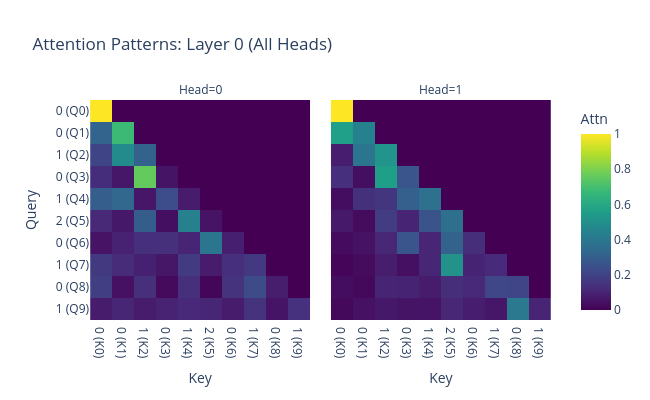
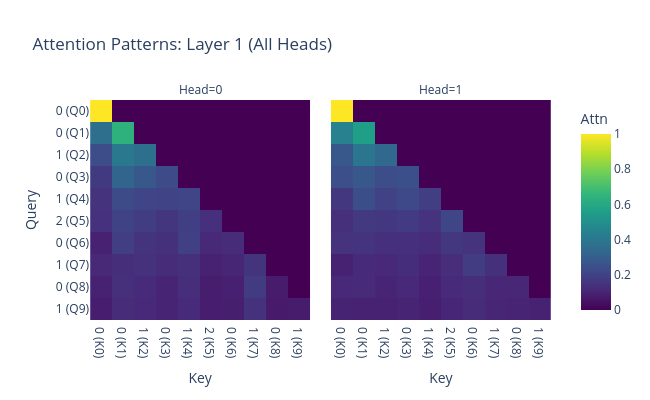

The notebook cell saved with these charts, in order:
### Code cell
history=process.generate_process_history(total_length=10)
input_seq=torch.tensor([history.symbols],dtype=torch.long,device=device)
# input_seq=torch.tensor([1,1,0,2,1,1,1,2,2,2],dtype=torch.long,device=device)
print(input_seq)
logits, cache = model.run_with_cache(input_seq)
token_labels = [str(t.item()) for t in input_seq[0]]
plot_attention_heatmap(cache, layer_idx=None, head_idx=None, tokens=token_labels)

print(f"model{model_name}")

### Figure 1 — Plotly figure (JSON) as saved in the notebook; plotly's stock layout.template omitted (floating-point values rounded to 4 significant figures)
{"data": [{"coloraxis": "coloraxis", "hovertemplate": "Key: %{x}<br>Query: %{y}<br>Attn: %{z}<extra></extra>", "name": "0", "type": "heatmap", "x": ["0 (K0)", "0 (K1)", "1 (K2)", "0 (K3)", "1 (K4)", "2 (K5)", "0 (K6)", "1 (K7)", "0 (K8)", "1 (K9)"], "xaxis": "x", "y": ["0 (Q0)", "0 (Q1)", "1 (Q2)", "0 (Q3)", "1 (Q4)", "2 (Q5)", "0 (Q6)", "1 (Q7)", "0 (Q8)", "1 (Q9)"], "yaxis": "y", "z": [[1.0, 0.0, 0.0, 0.0, 0.0, 0.0, 0.0, 0.0, 0.0, 0.0], [0.3191, 0.6809, 0.0, 0.0, 0.0, 0.0, 0.0, 0.0, 0.0, 0.0], [0.2066, 0.4789, 0.3145, 0.0, 0.0, 0.0, 0.0, 0.0, 0.0, 0.0], [0.1285, 0.06144, 0.7564, 0.05366, 0.0, 0.0, 0.0, 0.0, 0.0, 0.0], [0.2979, 0.3291, 0.06284, 0.2345, 0.07566, 0.0, 0.0, 0.0, 0.0, 0.0], [0.1128, 0.06427, 0.2955, 0.04097, 0.435, 0.05144, 0.0, 0.0, 0.0, 0.0], [0.05234, 0.09484, 0.1351, 0.1379, 0.09947, 0.3946, 0.08572, 0.0, 0.0, 0.0], [0.1695, 0.1236, 0.08996, 0.05995, 0.1751, 0.07809, 0.1354, 0.1684, 0.0, 0.0], [0.1842, 0.04498, 0.1381, 0.02538, 0.1338, 0.01336, 0.1487, 0.2331, 0.07845, 0.0], [0.07716, 0.1052, 0.07817, 0.09753, 0.115, 0.1063, 0.0783, 0.1475, 0.05413, 0.1407]]}, {"coloraxis": "coloraxis", "hovertemplate": "Key: %{x}<br>Query: %{y}<br>Attn: %{z}<extra></extra>", "name": "1", "type": "heatmap", "x": ["0 (K0)", "0 (K1)", "1 (K2)", "0 (K3)", "1 (K4)", "2 (K5)", "0 (K6)", "1 (K7)", "0 (K8)", "1 (K9)"], "xaxis": "x2", "y": ["0 (Q0)", "0 (Q1)", "1 (Q2)", "0 (Q3)", "1 (Q4)", "2 (Q5)", "0 (Q6)", "1 (Q7)", "0 (Q8)", "1 (Q9)"], "yaxis": "y2", "z": [[1.0, 0.0, 0.0, 0.0, 0.0, 0.0, 0.0, 0.0, 0.0, 0.0], [0.5584, 0.4416, 0.0, 0.0, 0.0, 0.0, 0.0, 0.0, 0.0, 0.0], [0.08377, 0.3945, 0.5217, 0.0, 0.0, 0.0, 0.0, 0.0, 0.0, 0.0], [0.135, 0.03921, 0.5592, 0.2665, 0.0, 0.0, 0.0, 0.0, 0.0, 0.0], [0.03483, 0.1395, 0.1544, 0.3, 0.3713, 0.0, 0.0, 0.0, 0.0, 0.0], [0.06734, 0.03153, 0.1792, 0.1003, 0.259, 0.3627, 0.0, 0.0, 0.0, 0.0], [0.02963, 0.04899, 0.1082, 0.2645, 0.103, 0.3128, 0.1328, 0.0, 0.0, 0.0], [0.01452, 0.03173, 0.08172, 0.04388, 0.1051, 0.5085, 0.09645, 0.1181, 0.0, 0.0], [0.03522, 0.02242, 0.1009, 0.0968, 0.07632, 0.1327, 0.11, 0.2154, 0.2102, 0.0], [0.02285, 0.04471, 0.06423, 0.05355, 0.05553, 0.1075, 0.08347, 0.06131, 0.4077, 0.09908]]}], "layout": {"annotations": [{"font": {}, "showarrow": false, "text": "Head=0", "x": 0.2497, "xanchor": "center", "xref": "paper", "y": 1, "yanchor": "bottom", "yref": "paper"}, {"font": {}, "showarrow": false, "text": "Head=1", "x": 0.7502, "xanchor": "center", "xref": "paper", "y": 1, "yanchor": "bottom", "yref": "paper"}], "coloraxis": {"cmax": 1, "cmin": 0, "colorbar": {"title": {"text": "Attn"}}, "colorscale": [[0, "#440154"], [0.1111, "#482878"], [0.2222, "#3e4989"], [0.3333, "#31688e"], [0.4444, "#26828e"], [0.5556, "#1f9e89"], [0.6667, "#35b779"], [0.7778, "#6ece58"], [0.8889, "#b5de2b"], [1, "#fde725"]]}, "height": 400, "title": {"text": "Attention Patterns: Layer 0 (All Heads)"}, "width": 650, "xaxis": {"anchor": "y", "constrain": "domain", "domain": [0, 0.4995], "scaleanchor": "y", "title": {"text": "Key"}}, "xaxis2": {"anchor": "y2", "domain": [0.5005, 1], "matches": "x", "title": {"text": "Key"}}, "yaxis": {"anchor": "x", "autorange": "reversed", "constrain": "domain", "domain": [0, 1], "title": {"text": "Query"}}, "yaxis2": {"anchor": "x2", "domain": [0, 1], "matches": "y", "showticklabels": false}}}

### Figure 2 — Plotly figure (JSON) as saved in the notebook; plotly's stock layout.template omitted (floating-point values rounded to 4 significant figures)
{"data": [{"coloraxis": "coloraxis", "hovertemplate": "Key: %{x}<br>Query: %{y}<br>Attn: %{z}<extra></extra>", "name": "0", "type": "heatmap", "x": ["0 (K0)", "0 (K1)", "1 (K2)", "0 (K3)", "1 (K4)", "2 (K5)", "0 (K6)", "1 (K7)", "0 (K8)", "1 (K9)"], "xaxis": "x", "y": ["0 (Q0)", "0 (Q1)", "1 (Q2)", "0 (Q3)", "1 (Q4)", "2 (Q5)", "0 (Q6)", "1 (Q7)", "0 (Q8)", "1 (Q9)"], "yaxis": "y", "z": [[1.0, 0.0, 0.0, 0.0, 0.0, 0.0, 0.0, 0.0, 0.0, 0.0], [0.3611, 0.6389, 0.0, 0.0, 0.0, 0.0, 0.0, 0.0, 0.0, 0.0], [0.2356, 0.401, 0.3634, 0.0, 0.0, 0.0, 0.0, 0.0, 0.0, 0.0], [0.1729, 0.3217, 0.2744, 0.231, 0.0, 0.0, 0.0, 0.0, 0.0, 0.0], [0.147, 0.2323, 0.2096, 0.2023, 0.2088, 0.0, 0.0, 0.0, 0.0, 0.0], [0.141, 0.1997, 0.1797, 0.1559, 0.1884, 0.1353, 0.0, 0.0, 0.0, 0.0], [0.09419, 0.1854, 0.1509, 0.1396, 0.1909, 0.114, 0.1249, 0.0, 0.0, 0.0], [0.1136, 0.1317, 0.1402, 0.1245, 0.1384, 0.09521, 0.1045, 0.1519, 0.0, 0.0], [0.09322, 0.1366, 0.1173, 0.09999, 0.1313, 0.08146, 0.0886, 0.1736, 0.07789, 0.0], [0.08351, 0.1249, 0.1114, 0.09966, 0.1211, 0.08282, 0.08486, 0.1439, 0.07065, 0.07729]]}, {"coloraxis": "coloraxis", "hovertemplate": "Key: %{x}<br>Query: %{y}<br>Attn: %{z}<extra></extra>", "name": "1", "type": "heatmap", "x": ["0 (K0)", "0 (K1)", "1 (K2)", "0 (K3)", "1 (K4)", "2 (K5)", "0 (K6)", "1 (K7)", "0 (K8)", "1 (K9)"], "xaxis": "x2", "y": ["0 (Q0)", "0 (Q1)", "1 (Q2)", "0 (Q3)", "1 (Q4)", "2 (Q5)", "0 (Q6)", "1 (Q7)", "0 (Q8)", "1 (Q9)"], "yaxis": "y2", "z": [[1.0, 0.0, 0.0, 0.0, 0.0, 0.0, 0.0, 0.0, 0.0, 0.0], [0.4393, 0.5607, 0.0, 0.0, 0.0, 0.0, 0.0, 0.0, 0.0, 0.0], [0.2724, 0.3924, 0.3353, 0.0, 0.0, 0.0, 0.0, 0.0, 0.0, 0.0], [0.2427, 0.2766, 0.235, 0.2456, 0.0, 0.0, 0.0, 0.0, 0.0, 0.0], [0.1611, 0.2386, 0.194, 0.2219, 0.1844, 0.0, 0.0, 0.0, 0.0, 0.0], [0.1365, 0.1667, 0.1633, 0.1733, 0.1476, 0.2126, 0.0, 0.0, 0.0, 0.0], [0.1468, 0.1501, 0.1334, 0.1344, 0.126, 0.1611, 0.1481, 0.0, 0.0, 0.0], [0.09492, 0.1179, 0.1099, 0.1296, 0.1007, 0.1268, 0.181, 0.1392, 0.0, 0.0], [0.1154, 0.1205, 0.1004, 0.1109, 0.08848, 0.1178, 0.1298, 0.1079, 0.1089, 0.0], [0.09549, 0.09542, 0.09386, 0.1006, 0.08537, 0.1068, 0.1235, 0.1058, 0.09912, 0.09409]]}], "layout": {"annotations": [{"font": {}, "showarrow": false, "text": "Head=0", "x": 0.2497, "xanchor": "center", "xref": "paper", "y": 1, "yanchor": "bottom", "yref": "paper"}, {"font": {}, "showarrow": false, "text": "Head=1", "x": 0.7502, "xanchor": "center", "xref": "paper", "y": 1, "yanchor": "bottom", "yref": "paper"}], "coloraxis": {"cmax": 1, "cmin": 0, "colorbar": {"title": {"text": "Attn"}}, "colorscale": [[0, "#440154"], [0.1111, "#482878"], [0.2222, "#3e4989"], [0.3333, "#31688e"], [0.4444, "#26828e"], [0.5556, "#1f9e89"], [0.6667, "#35b779"], [0.7778, "#6ece58"], [0.8889, "#b5de2b"], [1, "#fde725"]]}, "height": 400, "title": {"text": "Attention Patterns: Layer 1 (All Heads)"}, "width": 650, "xaxis": {"anchor": "y", "constrain": "domain", "domain": [0, 0.4995], "scaleanchor": "y", "title": {"text": "Key"}}, "xaxis2": {"anchor": "y2", "domain": [0.5005, 1], "matches": "x", "title": {"text": "Key"}}, "yaxis": {"anchor": "x", "autorange": "reversed", "constrain": "domain", "domain": [0, 1], "title": {"text": "Query"}}, "yaxis2": {"anchor": "x2", "domain": [0, 1], "matches": "y", "showticklabels": false}}}
